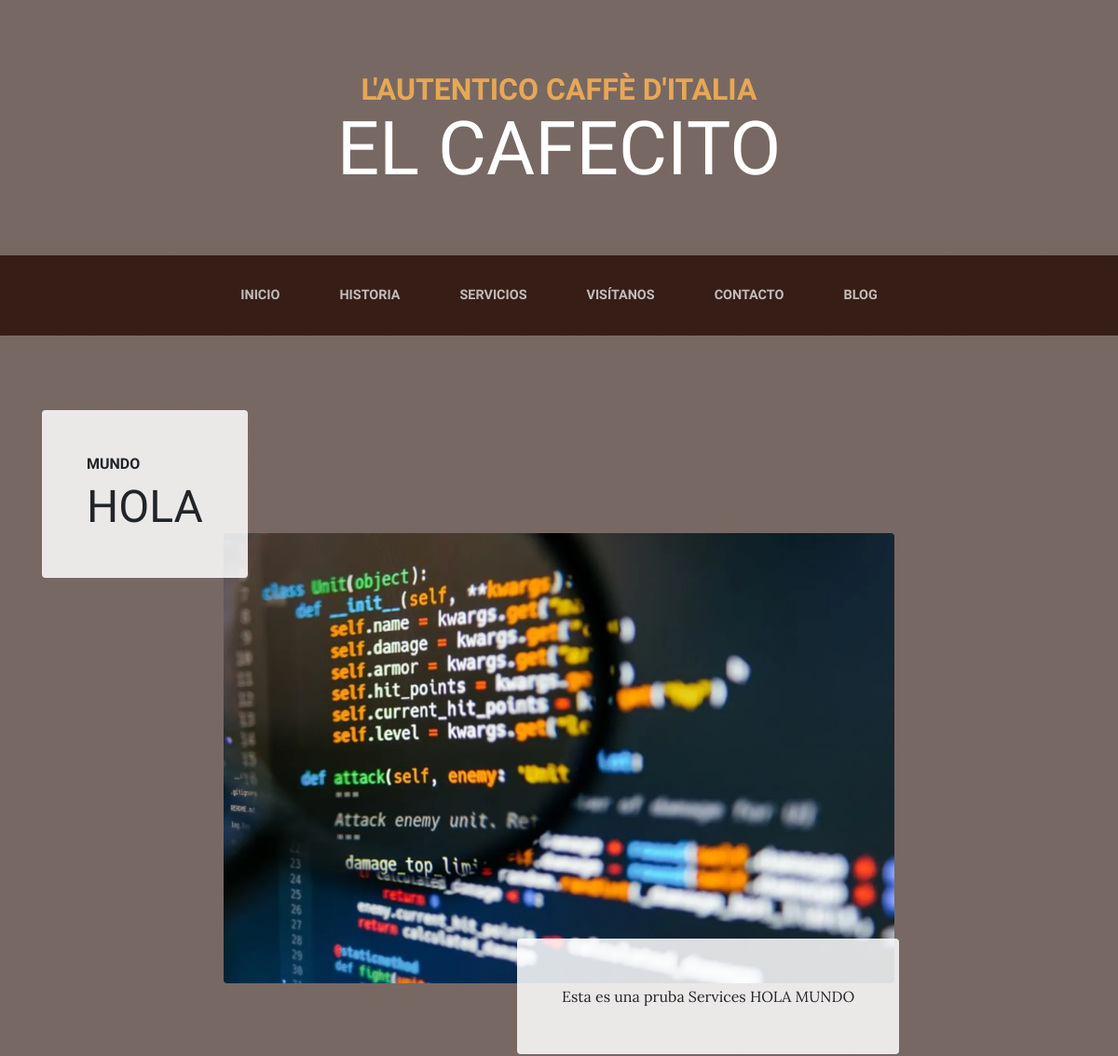
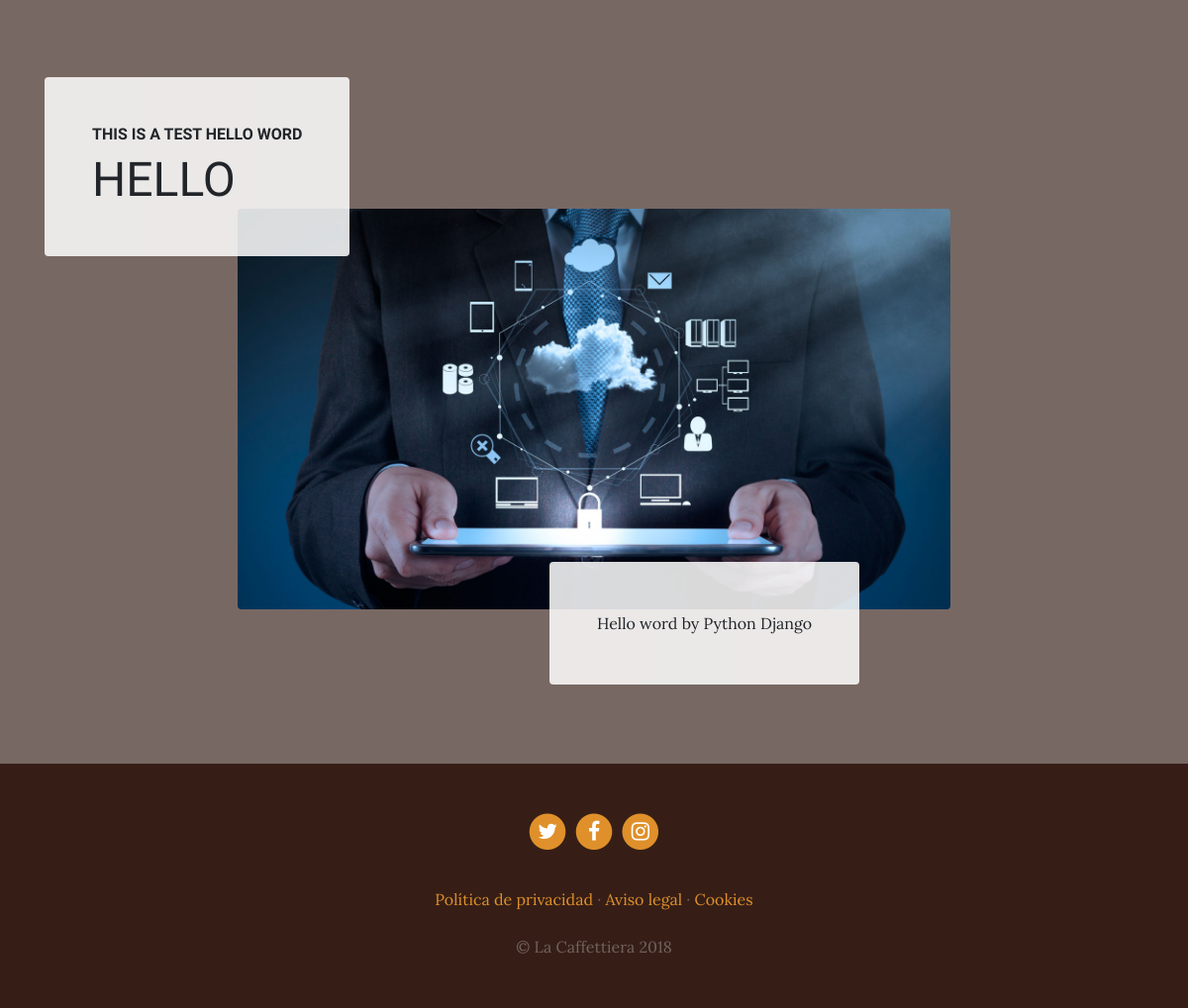
Page /services/ on the committed database (2 pictures, top to bottom).
### services/models.py (models this page shows, shortened)
class Service(models.Model):
    title = models.CharField(max_length = 200, verbose_name = "Titulo")
    subtitle = models.TextField(max_length = 200, verbose_name = "Subtitulo")
    content = models.TextField(verbose_name = "Contenido")
    image = models.ImageField(verbose_name = "Imagen", upload_to="services")
    created = models.TimeField(auto_now_add=True, verbose_name="Fecha de creación")
    updated = models.TimeField(auto_now=True, verbose_name="Fecha de modificación")
    class Meta:
        verbose_name = "Servicio"
        verbose_name_plural = "Servicios"
        ordering = ['-created']

### services/views.py (the view)
# urls.py: path('', views.services, name='services'),
def services(request):
    services = Service.objects.all()
    return render(request, "services/services.html", {'services':services})

### services/templates/services/services.html (shortened to what this page needs)
{% extends 'core/base.html' %}
{% load static %}
{% block content %}
  {% for service in services %}
    <section class="page-section">
      <div class="container">
        <div class="product-item">
          <div class="product-item-title d-flex">
            <div class="bg-faded p-5 d-flex mr-auto rounded">
              <h2 class="section-heading mb-0">
                <span class="section-heading-upper">{{service.subtitle}}</span>
                <span class="section-heading-lower">{{service.title}}</span>
              </h2>
            </div>
          </div>
          <img class="product-item-img mx-auto d-flex rounded img-fluid mb-3 mb-lg-0" src="{{service.image.url}}" alt="">
          <div class="product-item-description d-flex ml-auto">
            <div class="bg-faded p-5 rounded">
              <p class="mb-0">{{service.content}}</p>
            </div>
          </div>
        </div>
      </div>
    </section>
  {% endfor %}
{% endblock %}

### core/static/core/css/business-casual.css (style rules this page uses)
body { font-family: 'Lora'; background: linear-gradient(rgba(47, 23, 15, 0.65), rgba(47, 23, 15, 0.65)), url("../img/bg.jpg"); background-attachment: fixed; background-position: center; background-size: cover; }
h1, h2, h3, h4, h5, h6 { font-family: 'Raleway'; }
p { line-height: 1.75; }
.page-section { margin-top: 5rem; margin-bottom: 5rem; }
.section-heading { text-transform: uppercase; }
.section-heading .section-heading-upper { display: block; font-size: 1rem; font-weight: 800; padding-bottom:.5rem; }
.section-heading .section-heading-lower { display: block; font-size: 3rem; font-weight: 100; }
.bg-faded { background-color: rgba(255, 255, 255, 0.85); }
@media (min-width: 992px) { .product-item .product-item-title { position: relative; z-index: 1; margin-bottom: -3rem; } }
@media (min-width: 992px) { .product-item .product-item-img { position: relative; z-index: 0; max-width: 60vw; } }
@media (min-width: 992px) { .product-item .product-item-description { position: relative; z-index: 1; margin-top: -3rem; max-width: 50vw; } }

### rows in the picture
Service: subtitle "MUNDO", title "HOLA", image (picture), content "Esta es una pruba Services HOLA MUNDO"
Service: subtitle "THIS IS A TEST HELLO WORD", title "HELLO", image (picture), content "Hello word by Python Django"
